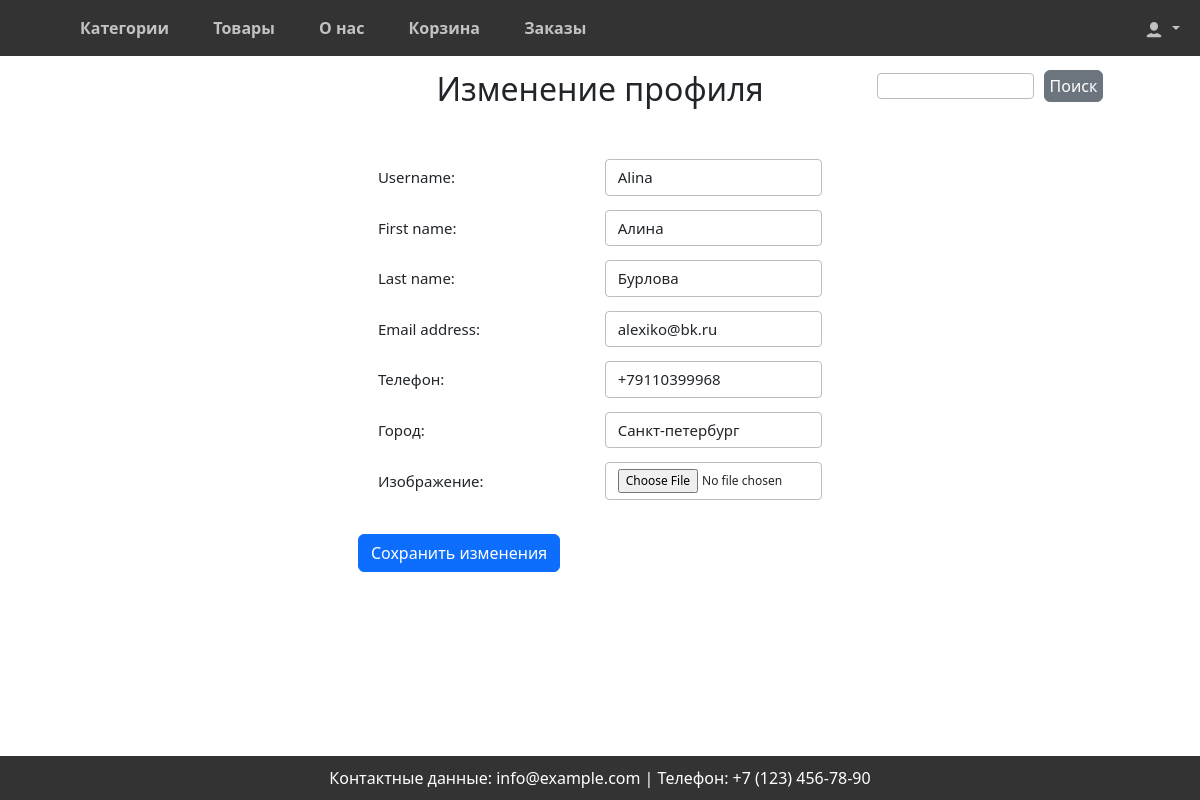
Page /users/change_profile/ (signed in) on the earlier database version.
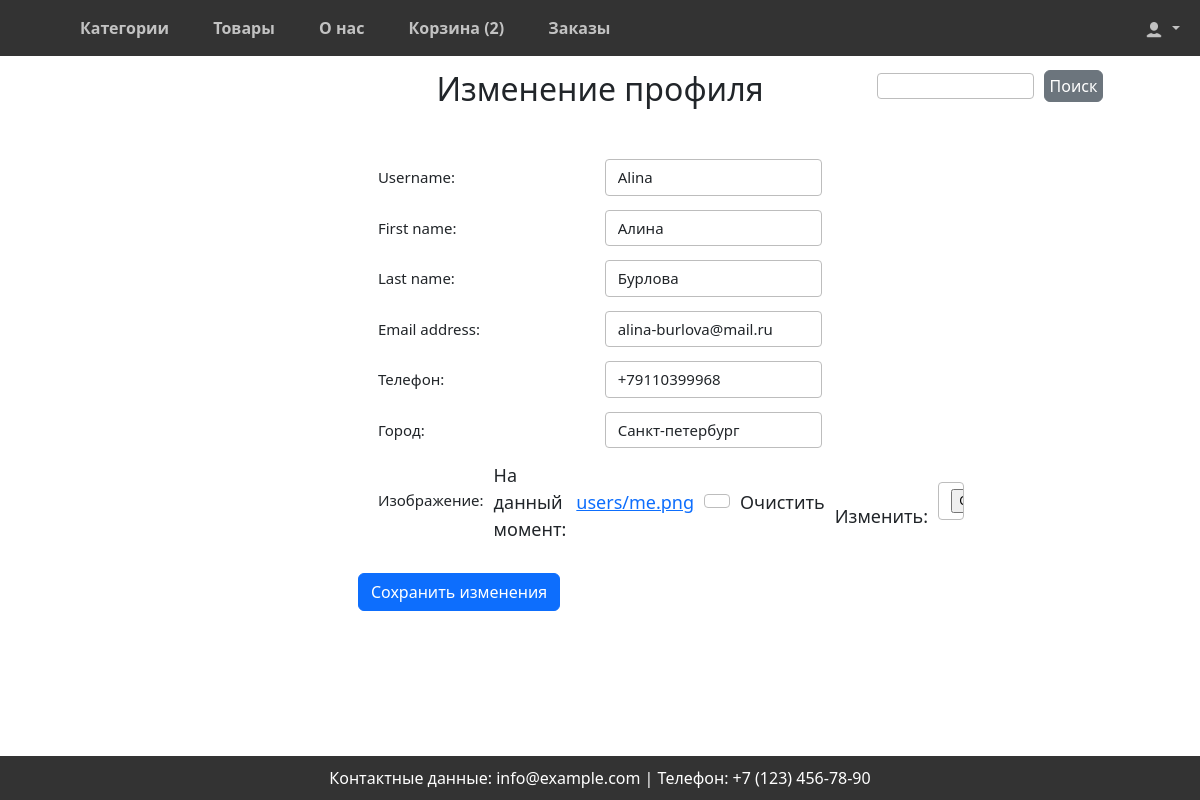
Same page on the later database version.
### users/models.py (models this page shows)
class CustomUser(AbstractUser):
    phone = models.CharField(max_length=20, verbose_name="Телефон")
    city = models.CharField(max_length=100, verbose_name="Город")
    image = models.ImageField(upload_to="users/", blank=True, null=True, verbose_name="Изображение")

### users/views.py (the view)
# urls.py: path('change_profile/', change_profile, name='change_profile'),
@login_required
def change_profile(request):
    user = request.user
    if request.method == 'POST':
        form = UserProfileForm(request.POST, request.FILES, instance=user)
        if form.is_valid():
            user = form.save(commit=False)
            form.save()
            context = {
                'user': user,
                'title': 'Успешное изменение профиля',
            }
            return render(request, template_name='users/change_done.html', context=context)
    else:
        form = UserProfileForm(instance=user)
    context = {
        'form': form,
        'title': 'Изменение профиля',
    }
    return render(request, 'users/change_profile.html', context=context)

### orders/forms.py
class QuickOrderForm(forms.Form):
    name = forms.CharField(max_length=50, label="Имя")
    last_name = forms.CharField(max_length=50, label="Фамилия")
    email = forms.EmailField(label="Эл.почта")
    phone = forms.CharField(max_length=50, label="Телефон")
    payment = forms.ChoiceField(choices=PAYMENT_CHOICES, label='Способ оплаты')
    delivery = forms.ChoiceField(choices=DELIVERY_CHOICES, label='Способ Доставки')

### users/forms.py
class UserProfileForm(forms.ModelForm):
    class Meta:
        model = User
        fields = ['username',
                  'first_name', 'last_name', 'email',
                  'phone', 'city', 'image']

### cart/context_processors.py (called while the page is built)
def cart(request):
    if request.user.id:
        return {'cart': ProductCartUser(request)}
    return {'cart': Cart(request)}

### cart/views.py (called while the page is built)
    def __len__(self):
        return sum(item['quantity'] for item in self.cart.values())

### orders/context_processors.py (called while the page is built)
def quick_order_form(request):
    return {'quick_order_form': QuickOrderForm()}

### users/templates/users/change_profile.html (shortened to what this page needs)
{% extends 'base.html' %}
{% block content %}
<h2 class="user-p">{{ title }}</h2>
<div class="container">
    <form method="post" enctype="multipart/form-data" class="user-form">
            <div class="fields">
			{% for field in form %}
			<div class="text-field">
				<span class="text-field__label">{{field.label_tag}}</span>
				{{field}}
			</div>
			{% endfor %}
	</div>
        <button type="submit" class="btn btn-primary">Сохранить изменения</button>
    </form>
</div>
{% endblock content %}

### templates/base.html (shortened to what this page needs)
{% load static %}
<!DOCTYPE html>
<html lang="ru">
<head>
    <link rel="stylesheet" href="{% static 'css/styles.css' %}">
    <link
      href="https://cdn.jsdelivr.net/npm/bootstrap@5.3.3/dist/css/bootstrap.min.css"
      rel="stylesheet"
    />
</head>
<body>
    <header>
         <nav class="header">
          <div class="left">
        <a href="{% url 'shop:categories' %}" class="{% if current_page == 'shop:categories' %}active{% endif %}" > Категории</a>
        <a href="{% url 'shop:products' %}" class="{% if current_page == 'shop:products' %}active{% endif %}">Товары</a>
        <a href="{% url 'shop:about' %}" class="{% if current_page == 'shop:about' %}active{% endif %}">О нас</a>
        {% if cart|length != 0 %}
        <a href="{% url 'cart:cart_detail' %}" class="{% if current_page == 'cart:cart_detail' %}active{% endif %}">Корзина (<span id="cartLengthHeader">{{ cart|length }}</span>)</a>
        {% else %}
        <a href="{% url 'cart:cart_detail' %}" class="{% if current_page == 'cart:cart_detail' %}active{% endif %}">Корзина</a>
        {% endif %}
        <a href="{% url 'orders' %}" class="{% if current_page == 'orders' %}active{% endif %}">Заказы</a>
          </div>
        <div class="nav-item dropdown right">
          <a class="nav-link dropdown-toggle" href="#" id="navbarScrollingDropdown" role="button" data-bs-toggle="dropdown" aria-expanded="false">
            <img src="{% static 'img/people.png' %}" width="20px">
          </a>
              </div>
    </nav>
    </header>
    <form class="search" action="{% url 'shop:product_search' %}" method="get">
        <input type="search" name="query" value="{{ query|default:'' }}">
        <button type="submit" class="btn btn-secondary" style="padding: 3px 5px; margin: 0;">Поиск</button>
    </form>
		<div class="my_block">
    {% block content %}
    {% endblock content%}
	</div>
    <footer>
        <p>Контактные данные: info@example.com | Телефон: +7 (123) 456-78-90</p>
    </footer>
</body>
</html>

### static/css/styles.css (style rules this page uses)
* { box-sizing: border-box; margin: 0; padding: 0; }
body { font-family: Arial, sans-serif; background-color: #e2e1e1; min-height: 100%; margin-top: 50px; }
.header { display: flex; justify-content: space-between; align-items: center; height: fit-content; height: 7vh; background-color: #333; color: white; position: fixed; width: 100%; top: 0; z-index: 100000; }
.header a { text-decoration: none; padding: 20px; font-weight: 700; color: #fff; opacity: 0.7; }
.header .left { margin-left: 5vw; }
.header .left a { gap: 10px; }
.container { display: flex; margin: 20px; align-items: flex-start; }
.btn { display: inline-block; margin-top: 10px; padding: 10px 15px; background-color: #28a745; color: white; text-decoration: none; }
footer { text-align: center; padding: 10px; background-color: #333; color: white; position: fixed; bottom: 0; width: 100%; z-index: 100; left: 0; }
footer p { margin-bottom: 0; }
.my_block { margin: 50px; margin-top: 70px; }
.search { float: right; margin-right: 10px; margin-bottom: 10px; display: flex; align-items: center; gap: 10px; }
.search input { padding: 0 5px }
.user-form { width: 45%; margin: 0 auto; padding-top: 1%; }
.fields { margin: 20px; font-size: 18px; }
.text-field { display: flex; gap: 10px; margin-bottom: 10px; align-items: center; }
.text-field__label, .user-form input { display: block; margin-bottom: 0.25rem; width: 50%; font-size: 15px; }
#id_image { font-size: 12px; }
input { display: block; width: 50%; height: fit-content; padding: 0.375rem 0.75rem; font-family: inherit; font-size: 1rem; font-weight: 400; line-height: 1.5; color: #212529; background-color: #fff; background-clip: padding-box; border: 1px solid #bdbdbd; border-radius: 0.25rem; transition: border-color 0.15s ease-in-out, box-shadow 0.15s ease-in-out; -webkit-appearance: none; -moz-appearance: none; appearance: none; }
.user-p { width: fit-content; margin: 0 auto; }
@media screen and (max-width: 1250px) { #id_image { font-size: 8px; } }

Differences in the rows shown:
changed CustomUser "Alina": email "alexiko@bk.ru" → "alina-burlova@mail.ru"
Other differences:
{{ cart|length }}: (not shown) → "2"
text no longer shown: "Корзина"
text now shown: "Корзина ( )"
new list line: "На данный момент: users/me.png Очистить Изменить: ☐"
